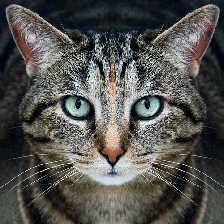
#> input picture cvpr_analyse/calculate_iou/adv.png, 224 x 224 px
$ python -i test_watch_pic.py   (imports and definitions only)
#> lines starting #> are read from the running program, lines starting #| are printed output that depends on the picture
import tensorflow as tf
import tensorflow.contrib.slim as slim
import tensorflow.contrib.slim.nets as nets
import numpy as np
import os
import PIL
import matplotlib.pyplot as plt

os.environ["CUDA_VISIBLE_DEVICES"] = "1"

_BATCH_SIZE = 1
# [1 line that did not run here, left out]
# [1 line that did not run here, left out]

# [1 line that did not run here, left out]


# [52 lines left out: functions inception, step_target_class_adversarial_images, stepll_adversarial_images, grad_cam, not called in this run]


# [1 line that did not run here, left out]

# [1 line that did not run here, left out]
# [1 line that did not run here, left out]

# [1 line that did not run here, left out]

# [1 line that did not run here, left out]
# [1 line that did not run here, left out]

# [1 line not run here, left out]
# [1 line that did not run here, left out]
# [1 line not run here, left out]


def load_img(path):
#> called with path = 'adv.png'
    I = PIL.Image.open(path).convert('RGB')
    I = I.resize((299, 299)).crop((0, 0, 299, 299))
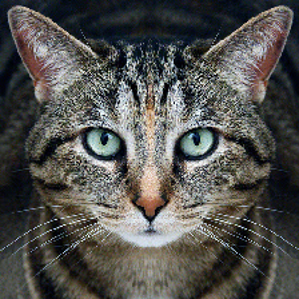
#> I: PIL image 299x299 RGB; mean R, G, B 82.7, 82.2, 78.9
    I = (np.asarray(I) / 255.0).astype(np.float32)
#> I: shape (299, 299, 3) float32
    return I[:, :, 0:3]


# [34 lines left out: functions get_gound_truth, get_iou, not called in this run]


# [23 lines not run here, left out]

>>> result = load_img('adv.png')

$ run again, on cvpr_analyse/calculate_iou/a.JPEG
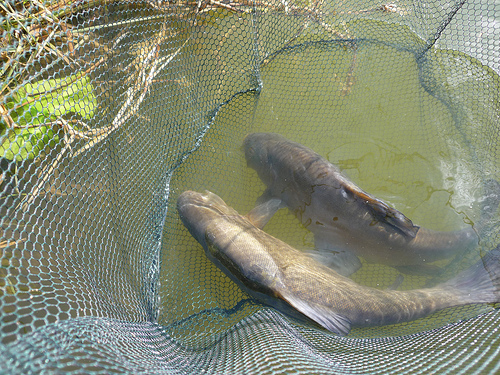
#> input picture cvpr_analyse/calculate_iou/a.JPEG, 500 x 375 px
#> in load_img, I is the input picture: PIL image 500x375 RGB; mean R, G, B 132.4, 138, 115.2
#> in load_img, `I = I.resize((299, 299)).crop((0, 0, 299, 299))`:
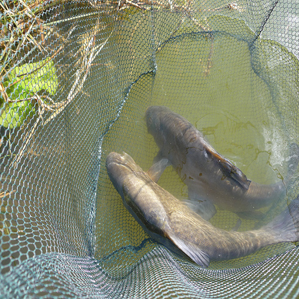
#> I: PIL image 299x299 RGB; mean R, G, B 132.4, 138, 115.2
